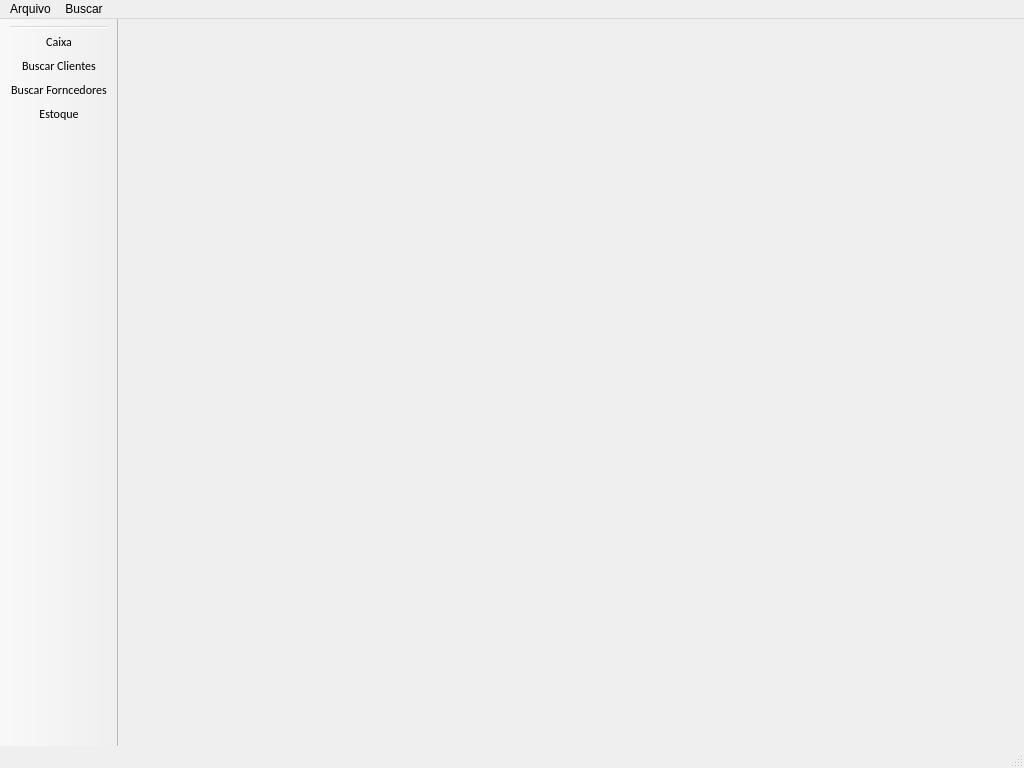
<?xml version="1.0" encoding="UTF-8"?>
<ui version="4.0">
 <class>tela_principal</class>
 <widget class="QMainWindow" name="tela_principal">
  <property name="windowModality">
   <enum>Qt::WindowModal</enum>
  </property>
  <property name="geometry">
   <rect>
    <x>0</x>
    <y>0</y>
    <width>1024</width>
    <height>768</height>
   </rect>
  </property>
  <property name="mouseTracking">
   <bool>false</bool>
  </property>
  <property name="windowTitle">
   <string>Sex Shop</string>
  </property>
  <property name="windowIcon">
   <iconset resource="imagens.qrc">
    <normaloff>:/img/img/logo_sex.png</normaloff>:/img/img/logo_sex.png</iconset>
  </property>
  <property name="animated">
   <bool>true</bool>
  </property>
  <property name="dockNestingEnabled">
   <bool>false</bool>
  </property>
  <property name="dockOptions">
   <set>QMainWindow::AllowTabbedDocks|QMainWindow::AnimatedDocks|QMainWindow::ForceTabbedDocks</set>
  </property>
  <widget class="QWidget" name="centralwidget"/>
  <widget class="QMenuBar" name="menubar">
   <property name="geometry">
    <rect>
     <x>0</x>
     <y>0</y>
     <width>1024</width>
     <height>21</height>
    </rect>
   </property>
   <widget class="QMenu" name="menuArquivo">
    <property name="title">
     <string>Arquivo</string>
    </property>
    <widget class="QMenu" name="menuNovo">
     <property name="font">
      <font>
       <family>MS Shell Dlg 2</family>
       <pointsize>8</pointsize>
       <weight>50</weight>
       <bold>false</bold>
      </font>
     </property>
     <property name="title">
      <string>Novo</string>
     </property>
     <addaction name="realizaar_venda"/>
     <addaction name="Cadastrar_cliente"/>
     <addaction name="cadastrar_forncecedor"/>
     <addaction name="cadastrar_produto"/>
    </widget>
    <addaction name="separator"/>
    <addaction name="menuNovo"/>
    <addaction name="botao_sair"/>
   </widget>
   <widget class="QMenu" name="menuListar">
    <property name="title">
     <string>Buscar</string>
    </property>
    <addaction name="buscar_clientes"/>
    <addaction name="buscar_produtos"/>
    <addaction name="buscar_fornecedores"/>
    <addaction name="buscar_estoque"/>
   </widget>
   <addaction name="menuArquivo"/>
   <addaction name="menuListar"/>
  </widget>
  <widget class="QStatusBar" name="statusbar"/>
  <widget class="QToolBar" name="barra_de_menus">
   <property name="font">
    <font>
     <family>Calibri</family>
     <pointsize>9</pointsize>
    </font>
   </property>
   <property name="windowTitle">
    <string>Barra de menus</string>
   </property>
   <property name="movable">
    <bool>false</bool>
   </property>
   <property name="iconSize">
    <size>
     <width>40</width>
     <height>40</height>
    </size>
   </property>
   <property name="floatable">
    <bool>false</bool>
   </property>
   <attribute name="toolBarArea">
    <enum>LeftToolBarArea</enum>
   </attribute>
   <attribute name="toolBarBreak">
    <bool>false</bool>
   </attribute>
   <addaction name="separator"/>
   <addaction name="consultar_caixa"/>
   <addaction name="consultar_clientes"/>
   <addaction name="consultar_fornecedores"/>
   <addaction name="consultar_estoque"/>
  </widget>
  <action name="consultar_clientes">
   <property name="icon">
    <iconset resource="imagens.qrc">
     <normaloff>:/img/img/busar_clientes.png</normaloff>:/img/img/busar_clientes.png</iconset>
   </property>
   <property name="text">
    <string>Buscar Clientes</string>
   </property>
  </action>
  <action name="consultar_caixa">
   <property name="icon">
    <iconset resource="imagens.qrc">
     <normaloff>:/img/img/caixa.png</normaloff>:/img/img/caixa.png</iconset>
   </property>
   <property name="text">
    <string>Caixa</string>
   </property>
  </action>
  <action name="consultar_fornecedores">
   <property name="icon">
    <iconset resource="imagens.qrc">
     <normaloff>:/img/img/fornecedor_buscar.png</normaloff>:/img/img/fornecedor_buscar.png</iconset>
   </property>
   <property name="text">
    <string>Buscar Forncedores</string>
   </property>
  </action>
  <action name="consultar_estoque">
   <property name="icon">
    <iconset resource="imagens.qrc">
     <normaloff>:/img/img/estoque2.png</normaloff>:/img/img/estoque2.png</iconset>
   </property>
   <property name="text">
    <string>Estoque</string>
   </property>
  </action>
  <action name="cadastrar_forncecedor">
   <property name="icon">
    <iconset resource="imagens.qrc">
     <normaloff>:/img/img/cadastrar_fornecedor.png</normaloff>:/img/img/cadastrar_fornecedor.png</iconset>
   </property>
   <property name="text">
    <string>Fornecedor</string>
   </property>
  </action>
  <action name="cadastrar_produto">
   <property name="icon">
    <iconset resource="imagens.qrc">
     <normaloff>:/img/img/cadastrar_produto.png</normaloff>:/img/img/cadastrar_produto.png</iconset>
   </property>
   <property name="text">
    <string>Produto</string>
   </property>
  </action>
  <action name="realizaar_venda">
   <property name="icon">
    <iconset resource="imagens.qrc">
     <normaloff>:/img/img/vender.png</normaloff>:/img/img/vender.png</iconset>
   </property>
   <property name="text">
    <string>Venda</string>
   </property>
   <property name="font">
    <font>
     <family>Calibri</family>
     <pointsize>10</pointsize>
    </font>
   </property>
  </action>
  <action name="Cadastrar_cliente">
   <property name="icon">
    <iconset resource="imagens.qrc">
     <normaloff>:/img/img/adiciona_clientes.png</normaloff>:/img/img/adiciona_clientes.png</iconset>
   </property>
   <property name="text">
    <string>Cliente</string>
   </property>
  </action>
  <action name="botao_sair">
   <property name="icon">
    <iconset resource="imagens.qrc">
     <normaloff>:/img/img/sair.png</normaloff>:/img/img/sair.png</iconset>
   </property>
   <property name="text">
    <string>Sair</string>
   </property>
  </action>
  <action name="buscar_clientes">
   <property name="icon">
    <iconset resource="imagens.qrc">
     <normaloff>:/img/img/busar_clientes.png</normaloff>:/img/img/busar_clientes.png</iconset>
   </property>
   <property name="text">
    <string>Buscar Clientes</string>
   </property>
  </action>
  <action name="buscar_produtos">
   <property name="icon">
    <iconset resource="imagens.qrc">
     <normaloff>:/img/img/produto.png</normaloff>:/img/img/produto.png</iconset>
   </property>
   <property name="text">
    <string>Produtos</string>
   </property>
  </action>
  <action name="buscar_fornecedores">
   <property name="icon">
    <iconset resource="imagens.qrc">
     <normaloff>:/img/img/fornecedor_buscar.png</normaloff>:/img/img/fornecedor_buscar.png</iconset>
   </property>
   <property name="text">
    <string>Buscar Fornecedores</string>
   </property>
  </action>
  <action name="buscar_estoque">
   <property name="icon">
    <iconset resource="imagens.qrc">
     <normaloff>:/img/img/estoque2.png</normaloff>:/img/img/estoque2.png</iconset>
   </property>
   <property name="text">
    <string>Estoque</string>
   </property>
  </action>
 </widget>
 <resources>
  <include location="imagens.qrc"/>
 </resources>
 <connections/>
</ui>
